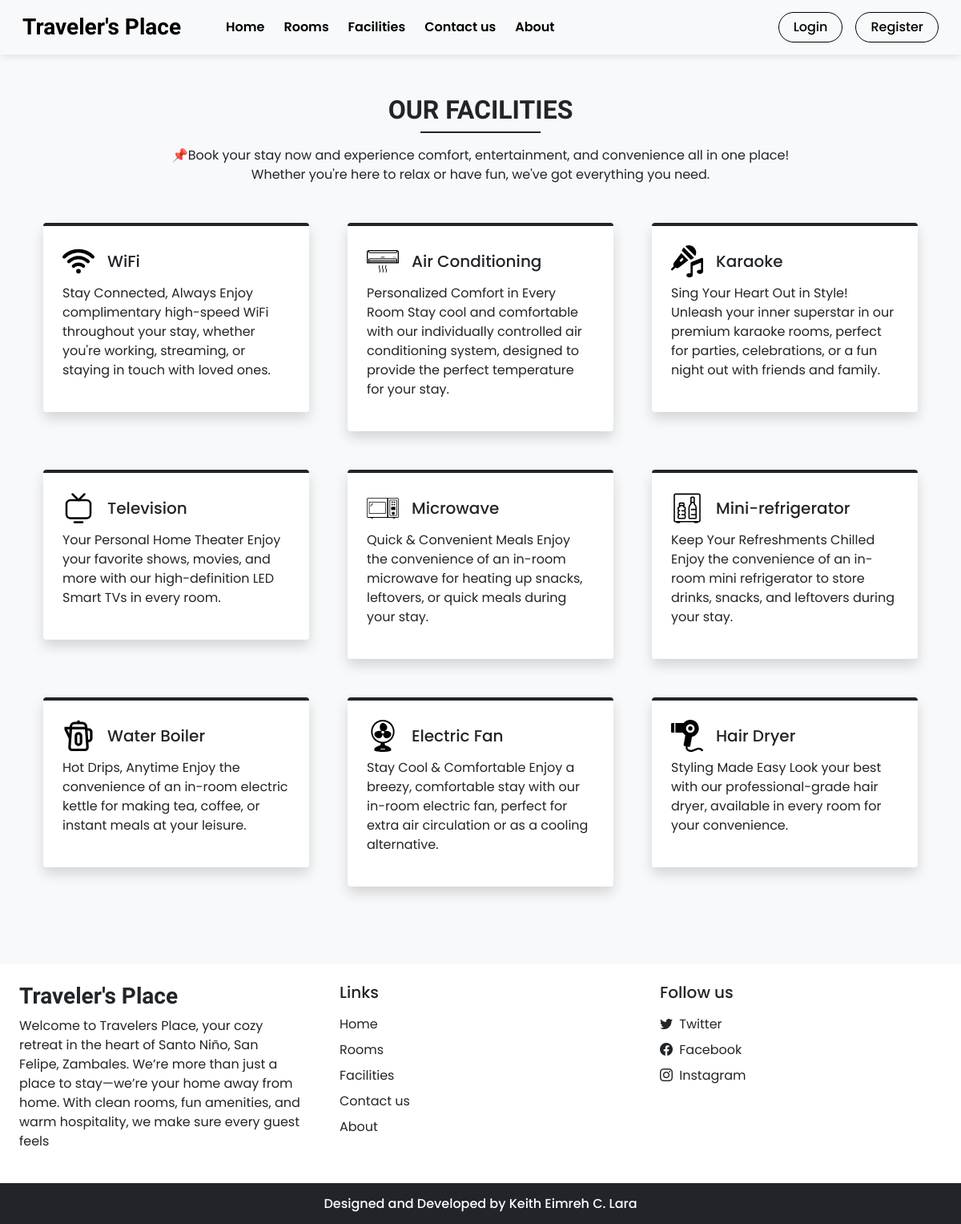
Screenshot of /facilities.php with the database file from the repository.
### tables this page shows
CREATE TABLE `settings` (
  `sr_no` int(11) NOT NULL AUTO_INCREMENT,
  `site_title` varchar(50) NOT NULL,
  `site_about` varchar(250) NOT NULL,
  `shutdown` tinyint(1) NOT NULL,
  `payment_gcash_number` varchar(100) DEFAULT NULL,
  `payment_maya_number` varchar(100) DEFAULT NULL,
  `payment_gcash_qr` varchar(255) DEFAULT NULL,
  `payment_maya_qr` varchar(255) DEFAULT NULL,
  PRIMARY KEY (`sr_no`)
);

CREATE TABLE `facilities` (
  `id` int(11) NOT NULL AUTO_INCREMENT,
  `icon` varchar(100) NOT NULL,
  `name` varchar(50) NOT NULL,
  `description` varchar(250) NOT NULL,
  PRIMARY KEY (`id`)
);

### admin/inc/db_config.php (called while the page is built, shortened)
<?php
  function selectAll($table)
  {
    $con = $GLOBALS['con'];
    $res = mysqli_query($con,"SELECT * FROM $table");
    return $res;
  }
  function select($sql,$values,$datatypes)
  {
    $con = $GLOBALS['con'];
    if($stmt = mysqli_prepare($con,$sql))
    {
      if(!empty($values)){
        mysqli_stmt_bind_param($stmt,$datatypes,...$values);
      }
      if(mysqli_stmt_execute($stmt)){
        $res = mysqli_stmt_get_result($stmt);
        return $res;
      }
      else{
        mysqli_stmt_close($stmt);
        die("Query cannot be executed - Select");
      }
    }
    else{
      die("Query cannot be prepared - Select");
    }
  }
?>

### facilities.php (the view, shortened to what this page needs)
<!DOCTYPE html>
<html lang="en">
<head>
  <?php require('inc/links.php'); ?>
</head>
<body class="bg-light">
  <?php require('inc/header.php'); ?>
  <div class="my-5 px-4">
    <h2 class="fw-bold h-font text-center">OUR FACILITIES</h2>
    <div class="h-line bg-dark"></div>
    <p class="text-center mt-3">
    📌Book your stay now and experience comfort, entertainment, and convenience all in one place! <br>
    Whether you're here to relax or have fun, we've got everything you need.
    </p>
  </div>
  <div class="container">
    <div class="row">
      <?php
        $res = selectAll('facilities');
        $path = FACILITIES_IMG_PATH;
        while($row = mysqli_fetch_assoc($res)){
          echo<<<data
            <div class="col-lg-4 col-md-6 mb-5 px-4">
              <div class="bg-white rounded shadow p-4 border-top border-4 border-dark pop">
                <div class="d-flex align-items-center mb-2">
                  <img src="$path$row[icon]" width="40px">
                  <h5 class="m-0 ms-3">$row[name]</h5>
                </div>
                <p>$row[description]</p>
              </div>
            </div>
          data;
        }
      ?>
    </div>
  </div>
  <?php require('inc/footer.php'); ?>
</body>
</html>

### inc/header.php (shortened to what this page needs)
<nav id="nav-bar" class="navbar navbar-expand-lg navbar-dark px-lg-3 py-lg-2 fixed-top">
  <div class="container-fluid">
    <a class="navbar-brand me-5 fw-bold fs-3 h-font" href="index.php"><?php echo $settings_r['site_title'] ?></a>
    <div class="collapse navbar-collapse" id="navbarSupportedContent">
      <ul class="navbar-nav me-auto mb-2 mb-lg-0">
        <li class="nav-item">
          <a class="nav-link me-2" href="index.php">Home</a>
        </li>
        <li class="nav-item">
          <a class="nav-link me-2" href="rooms.php">Rooms</a>
        </li>
        <li class="nav-item">
          <a class="nav-link me-2" href="facilities.php">Facilities</a>
        </li>
        <li class="nav-item">
          <a class="nav-link me-2" href="contact.php">Contact us</a>
        </li>
        <li class="nav-item">
          <a class="nav-link" href="about.php">About</a>
        </li>
      </ul>
      <div class="d-flex">
        <?php
          if(isset($_SESSION['login']) && $_SESSION['login']==true)
          {
            $path = USERS_IMG_PATH;
            echo<<<data
              <div class="d-flex align-items-center">
                <div class="dropdown me-3">
                  <a class="position-relative text-dark" href="#" role="button" id="notificationDropdown" data-bs-toggle="dropdown" aria-expanded="false">
                    <i class="bi bi-bell fs-5"></i>
                    <span id="notification-badge" class="position-absolute top-0 start-100 translate-middle badge rounded-pill bg-danger" style="display: none; font-size: 0.6rem;">
                      0
                    </span>
                  </a>
                  <ul class="dropdown-menu dropdown-menu-end" aria-labelledby="notificationDropdown">
                    <li><h6 class="dropdown-header">Notifications</h6></li>
                    <li><hr class="dropdown-divider m-0"></li>
                    <div id="notification-dropdown" style="max-height: 300px; overflow-y: auto;">
                      <div class="dropdown-item text-center text-muted py-3">Loading notifications...</div>
                    </div>
                    <li><hr class="dropdown-divider m-0"></li>
                    <li><a class="dropdown-item text-center text-primary" href="user/notifications.php" onclick="var dropdown = bootstrap.Dropdown.getInstance(document.getElementById('notificationDropdown')); if(dropdown) dropdown.hide();">View All Notifications</a></li>
                  </ul>
                </div>
                <div class="btn-group">
                  <button type="button" class="btn btn-outline-dark shadow-none dropdown-toggle" data-bs-toggle="dropdown" data-bs-display="static" aria-expanded="false">
                    <img src="$path$_SESSION[uPic]" style="width: 25px; height: 25px;" class="me-1 rounded-circle">
                    $_SESSION[uName]
                  </button>
                <ul class="dropdown-menu dropdown-menu-lg-end">
                  <li><a class="dropdown-item" href="profile.php">Profile</a></li>
                  <li><a class="dropdown-item" href="bookings.php">Bookings</a></li>
                  <li><a class="dropdown-item" href="notifications.php">Notifications <span id="notification-badge-menu" class="badge bg-danger ms-2">0</span></a></li>
                  <li><a class="dropdown-item" id="logout-link" href="logout.php">Logout</a></li>
                </ul>
              </div>
            data;
          }
          else
          {
            echo<<<data
              <button type="button" class="btn btn-auth shadow-none me-lg-3 me-2" data-bs-toggle="modal" data-bs-target="#loginModal">
                Login
              </button>
              <button type="button" class="btn btn-auth shadow-none" data-bs-toggle="modal" data-bs-target="#registerModal">
                Register
              </button>
            data;
          }
        ?>
      </div>
    </div>
  </div>
</nav>

### inc/footer.php (shortened to what this page needs)
<footer>
<div class="container-fluid bg-white mt-5">
  <div class="row">
    <div class="col-lg-4 p-4">
      <h3 class="h-font fw-bold fs-3 mb-2"><?php echo $settings_r['site_title'] ?></h3>
      <p>
        <?php echo $settings_r['site_about'] ?>
      </p>
    </div>
    <div class="col-lg-4 p-4">
      <h5 class="mb-3">Links</h5>
      <a href="index.php" class="d-inline-block mb-2 text-dark text-decoration-none">Home</a> <br>
      <a href="rooms.php" class="d-inline-block mb-2 text-dark text-decoration-none">Rooms</a> <br>
      <a href="facilities.php" class="d-inline-block mb-2 text-dark text-decoration-none">Facilities</a> <br>
      <a href="contact.php" class="d-inline-block mb-2 text-dark text-decoration-none">Contact us</a> <br>
      <a href="about.php" class="d-inline-block mb-2 text-dark text-decoration-none">About</a>
    </div>
    <div class="col-lg-4 p-4">
        <h5 class="mb-3">Follow us</h5>
        <?php
          if($contact_r['tw']!=''){
            echo<<<data
              <a href="$contact_r[tw]" class="d-inline-block text-dark text-decoration-none mb-2">
                <i class="bi bi-twitter me-1"></i> Twitter
              </a><br>
            data;
          }
        ?>
        <a href="<?php echo $contact_r['fb'] ?>" class="d-inline-block text-dark text-decoration-none mb-2">
          <i class="bi bi-facebook me-1"></i> Facebook
        </a><br>
        <a href="<?php echo $contact_r['insta'] ?>" class="d-inline-block text-dark text-decoration-none">
          <i class="bi bi-instagram me-1"></i> Instagram
        </a><br>
    </div>
  </div>
</div>
<h6 class="text-center bg-dark text-white p-3 m-0">Designed and Developed by Keith Eimreh C. Lara</h6>
</footer>

### css/common.css (style rules this page uses)
:root { --teal: #2ec1ac; --teal_hover: #279e8c; }
* { font-family: 'Poppins', sans-serif; }
.h-font { font-family: 'Merienda', cursive; }
.h-line { width: 150px; margin: 0 auto; height: 1.7px; }
#nav-bar { transition: all 0.3s ease; backdrop-filter: blur(8px); -webkit-backdrop-filter: blur(8px); }
body { padding-top: 70px; }
.navbar-light-mode { background: rgba(255, 255, 255, 0) !important; backdrop-filter: blur(10px); -webkit-backdrop-filter: blur(10px); box-shadow: 0 2px 10px rgba(0, 0, 0, 0.1); }
.navbar-light-mode .nav-link, .navbar-light-mode .navbar-brand, #nav-bar.navbar-light-mode .nav-link, #nav-bar.navbar-light-mode .navbar-brand { color: #000 !important; font-weight: 600 !important; text-shadow: none; }
.btn-auth { border-radius: 50px; padding: 6px 18px; font-weight: 500; background: transparent; transition: all 0.3s ease; }
.navbar-light-mode .btn-auth, #nav-bar.navbar-light-mode .btn-auth { border: 1px solid #000; color: #000; box-shadow: 0 0 10px rgba(0, 0, 0, 0.1); }

### rows the page displays
settings: site_title "Traveler's Place", site_about "Welcome to Travelers Place, your cozy retreat in the heart of Santo Niño, San Felipe, Zambales. We’re more than just a place to stay—we’re your home away from home. With clean rooms, fun amenities, and warm hospitality, we make sure every guest feels"
facilities: icon (picture), name "WiFi", description "Stay Connected, Always Enjoy complimentary high-speed WiFi throughout your stay, whether you're working, streaming, or staying in touch with loved ones."
facilities: icon (picture), name "Air Conditioning", description "Personalized Comfort in Every Room Stay cool and comfortable with our individually controlled air conditioning system, designed to provide the perfect temperature for your stay."
facilities: icon (picture), name "Karaoke", description "Sing Your Heart Out in Style! Unleash your inner superstar in our premium karaoke rooms, perfect for parties, celebrations, or a fun night out with friends and family."
facilities: icon (picture), name "Television", description "Your Personal Home Theater Enjoy your favorite shows, movies, and more with our high-definition LED Smart TVs in every room."
facilities: icon (picture), name "Microwave", description "Quick & Convenient Meals Enjoy the convenience of an in-room microwave for heating up snacks, leftovers, or quick meals during your stay."
facilities: icon (picture), name "Mini-refrigerator", description "Keep Your Refreshments Chilled Enjoy the convenience of an in-room mini refrigerator to store drinks, snacks, and leftovers during your stay."
facilities: icon (picture), name "Water Boiler", description "Hot Drips, Anytime Enjoy the convenience of an in-room electric kettle for making tea, coffee, or instant meals at your leisure."
facilities: icon (picture), name "Electric Fan", description "Stay Cool & Comfortable Enjoy a breezy, comfortable stay with our in-room electric fan, perfect for extra air circulation or as a cooling alternative."
facilities: icon (picture), name "Hair Dryer", description "Styling Made Easy Look your best with our professional-grade hair dryer, available in every room for your convenience."
